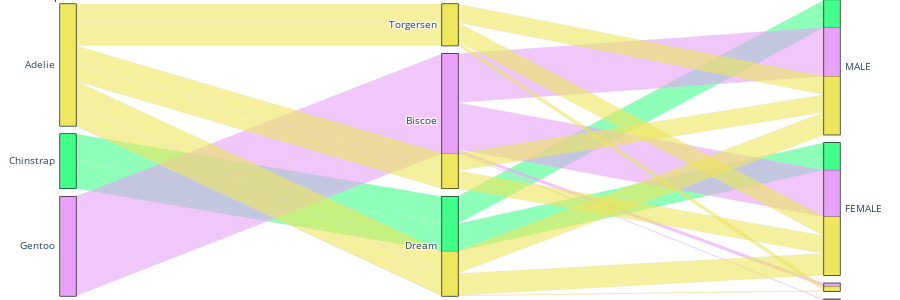

This figure's notebook cell:
### Code cell
colors = {"Adelie"    : "#EDE65E ",
         "Chinstrap" : "#42FF8A",
          "Gentoo"    : "#E8A1F8"}

color_hex = penguins["Species"].map(colors)

###

fig = px.parallel_categories(penguins,
                             dimensions = ["Species", "Island", "Sex"], # order matters here
                             color = color_hex,
                             height = 300)


fig.update_layout(margin={"r":20,"t":0,"l":20,"b":0})
fig.show()

### Figure 1 — Plotly figure (JSON) as saved in the notebook; plotly's stock layout.template omitted (floating-point values rounded to 4 significant figures; data arrays with more than 128 entries replaced by an {"elided": "..."} marker saying what was removed)
{"data": [{"dimensions": [{"label": "Species", "values": {"elided": "344 str values"}}, {"label": "Island", "values": {"elided": "344 str values"}}, {"label": "Sex", "values": {"elided": "344 str values"}}], "domain": {"x": [0, 1], "y": [0, 1]}, "line": {"color": {"elided": "344 str values"}, "coloraxis": "coloraxis"}, "name": "", "type": "parcats"}], "layout": {"coloraxis": {"colorbar": {"title": {"text": "color"}}, "colorscale": [[0, "#0d0887"], [0.1111, "#46039f"], [0.2222, "#7201a8"], [0.3333, "#9c179e"], [0.4444, "#bd3786"], [0.5556, "#d8576b"], [0.6667, "#ed7953"], [0.7778, "#fb9f3a"], [0.8889, "#fdca26"], [1, "#f0f921"]]}, "height": 300, "legend": {"tracegroupgap": 0}, "margin": {"b": 0, "l": 20, "r": 20, "t": 0}}}
